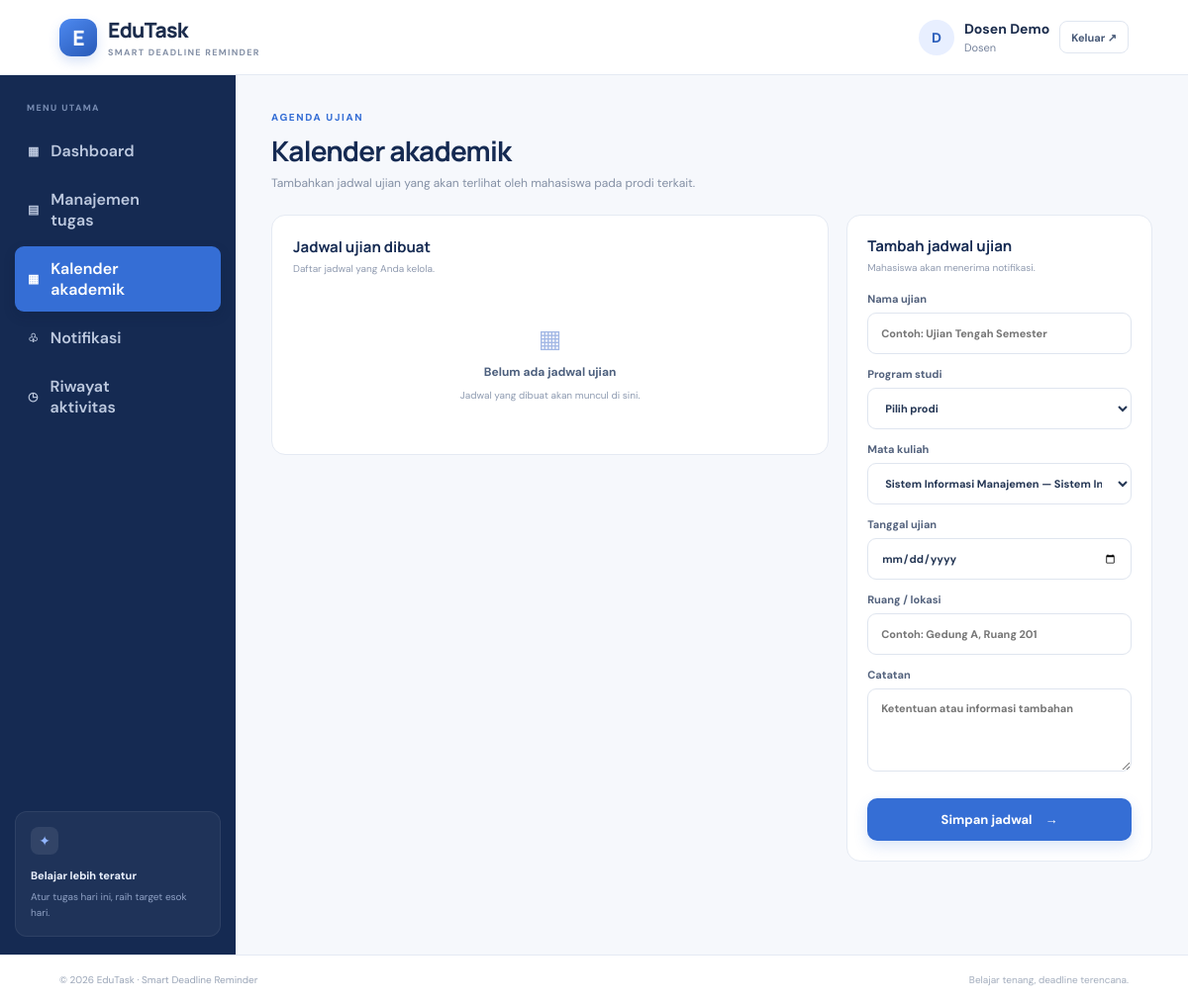
The page /dosen/kalender (signed in) on the database its author committed.
### tables this page shows
CREATE TABLE users (
          id INTEGER PRIMARY KEY AUTOINCREMENT, name TEXT NOT NULL, prodi TEXT NOT NULL,
          nim TEXT UNIQUE NOT NULL, password_hash TEXT NOT NULL, role TEXT NOT NULL,
          payment_status TEXT NOT NULL DEFAULT 'aktif', created_at TEXT NOT NULL
        );

### app.py (the view, shortened to what this page needs)
@app.route("/dosen/kalender", methods=["GET", "POST"])
def d_calendar():
    r = login_required("dosen")
    if r:
        return r
    u = current_user()
    with db() as c:
        courses = c.execute(
            "SELECT * FROM lecturer_courses WHERE lecturer_id=? ORDER BY prodi,course",
            (u["id"],),
        ).fetchall()
    with db() as c:
        exams = c.execute(
            "SELECT * FROM exams WHERE lecturer_id=? ORDER BY exam_date", (u["id"],)
        ).fetchall()
    return render_template("pages/dosen/calendar.html", courses=courses, exams=exams)

### app.py (called while the page is built)
def db():
    con = sqlite3.connect(DB_PATH)
    con.row_factory = sqlite3.Row
    con.execute("PRAGMA foreign_keys = ON")
    return con

def current_user():
    uid = session.get("user_id")
    if not uid:
        return None
    with db() as c:
        return c.execute("SELECT * FROM users WHERE id=?", (uid,)).fetchone()

def login_required(role=None):
    u = current_user()
    if not u:
        flash("Silakan masuk terlebih dahulu.", "error")
        return redirect(url_for("index"))
    if role and u["role"] != role:
        abort(403)
    return None

@app.context_processor
def common_context():
    u = current_user()
    return {
        "user": u,
        "today": date.today().isoformat(),
        "PRODI": PRODI,
        "COURSES": COURSES,
    }

### templates/pages/dosen/calendar.html (shortened to what this page needs)
{% extends "base.html" %}{% block content %}
<div class="page-heading">
    <div>
        <span class="eyebrow">AGENDA UJIAN</span>
        <h1>Kalender akademik</h1>
        <p>
            Tambahkan jadwal ujian yang akan terlihat oleh mahasiswa pada prodi
            terkait.
        </p>
    </div>
</div>
<div class="content-grid">
    <section class="panel">
        <div class="panel-heading">
            <div>
                <h2>Jadwal ujian dibuat</h2>
                <p>Daftar jadwal yang Anda kelola.</p>
            </div>
        </div>
        {% for e in exams %}
            <div class="event-row">
                <div class="event-date">
                    <b>{{ e.exam_date[-2:] }}</b><small>{{ e.exam_date[5:7] }}/{{ e.exam_date[:4] }}</small>
                </div>
                <div class="event-info">
                    <b>{{ e.title }}</b><small>{{ e.course }} · {{ e.prodi }}</small><small>{{ e.location or 'Lokasi belum ditentukan' }}{% if e.notes %} · {{
                        e.notes }}{% endif %}</small>
                        </div>
                        <span class="pill pill-purple">Ujian</span>
                        </div>
                    {% else %}
                        <div class="empty-state">
                            <div>▦</div>
                            <b>Belum ada jadwal ujian</b>
                            <p>Jadwal yang dibuat akan muncul di sini.</p>
                        </div>
                    {% endfor %}
                </section>
                <section class="panel form-panel">
                    <div class="panel-heading">
                        <div>
                            <h2>Tambah jadwal ujian</h2>
                            <p>Mahasiswa akan menerima notifikasi.</p>
                        </div>
                    </div>
                    <form method="post" class="stack-form">
                        <label>
                            Nama ujian<input name="title"
       required
       placeholder="Contoh: Ujian Tengah Semester" /></label><label>Program studi<select name="prodi" required>
                            <option value="">Pilih prodi</option>
                            </select></label><label>Mata kuliah<select name="course" required>
                            {% for c in courses %}
                                <option value="{{ c.course }}">{{ c.course }} — {{ c.prodi }}</option>
                            {% endfor %}
                            </select></label><label>Tanggal ujian<input type="date" name="exam_date" min="{{ today }}" required /></label><label>Ruang / lokasi<input name="location" placeholder="Contoh: Gedung A, Ruang 201" /></label><label>Catatan<textarea name="notes" rows="3" placeholder="Ketentuan atau informasi tambahan"></textarea></label><button class="btn btn-primary btn-full">
                            Simpan jadwal <span>→</span>
                            </button>
                        </form>
                    </section>
                </div>
            {% endblock %}

### templates/base.html (shortened to what this page needs)
<!DOCTYPE html><html lang="id"><head><link rel="stylesheet" href="{{ url_for('static', filename='style.css') }}"></head><body>
<header class="topbar"><a class="brand" href="{{ url_for('index') }}"><span class="brand-icon">E</span><span>EduTask<small>SMART DEADLINE REMINDER</small></span></a>{% if user %}<div class="top-user"><span class="avatar">{{ user['name'][0]|upper }}</span><span><b>{{ user['name'] }}</b><small>{{ {'mahasiswa':'Mahasiswa','dosen':'Dosen','admin':'Administrator'}[user['role']] }}</small></span><a class="btn btn-ghost btn-sm" href="{{ url_for('logout') }}">Keluar ↗</a></div>{% else %}<div class="top-links"><a href="{{ url_for('login') }}">Masuk</a><a class="btn btn-primary btn-sm" href="{{ url_for('m_register') }}">Mulai sekarang</a></div>{% endif %}</header>
{% if user and user["role"] in ["mahasiswa","dosen"] %}<div class="app-shell"><aside class="sidebar"><div class="side-label">MENU UTAMA</div>{% if user["role"]=="mahasiswa" %}<a class="side-link {% if request.endpoint=='m_dashboard' %}active{% endif %}"
   href="{{ url_for('m_dashboard') }}">▦ <span>Dashboard</span></a><a class="side-link {% if request.endpoint=='m_tasks' %}active{% endif %}"
   href="{{ url_for('m_tasks') }}">▤ <span>Tugas saya</span></a><a class="side-link {% if request.endpoint=='m_calendar' %}active{% endif %}"
   href="{{ url_for('m_calendar') }}">▦ <span>Kalender akademik</span></a><a class="side-link {% if request.endpoint=='m_notifications' %}active{% endif %}"
   href="{{ url_for('m_notifications') }}">♧ <span>Notifikasi</span></a><a class="side-link {% if request.endpoint=='m_history' %}active{% endif %}"
   href="{{ url_for('m_history') }}">◷ <span>Riwayat</span></a>{% else %}<a class="side-link {% if request.endpoint=='d_dashboard' %}active{% endif %}"
   href="{{ url_for('d_dashboard') }}">▦ <span>Dashboard</span></a><a class="side-link {% if request.endpoint=='d_tasks' %}active{% endif %}"
   href="{{ url_for('d_tasks') }}">▤ <span>Manajemen tugas</span></a><a class="side-link {% if request.endpoint=='d_calendar' %}active{% endif %}"
   href="{{ url_for('d_calendar') }}">▦ <span>Kalender akademik</span></a><a class="side-link {% if request.endpoint=='d_notifications' %}active{% endif %}"
   href="{{ url_for('d_notifications') }}">♧ <span>Notifikasi</span></a><a class="side-link {% if request.endpoint=='d_history' %}active{% endif %}"
   href="{{ url_for('d_history') }}">◷ <span>Riwayat aktivitas</span></a>{% endif %}<div class="sidebar-bottom"><div class="mini-logo">✦</div><b>Belajar lebih teratur</b><p>Atur tugas hari ini, raih target esok hari.</p></div></aside><main class="main-content">{% else %}<main class="public-main">{% endif %}
{% block content %}{% endblock %}</main>{% if user and user["role"] in ["mahasiswa","dosen"] %}</div>{% endif %}<footer class="footer">© 2026 EduTask · Smart Deadline Reminder <span>Belajar tenang, deadline terencana.</span></footer></body></html>

### rows shown on the page
users: name "D", name "Dosen Demo", role "Dosen"

### other values the page prints
form field course "Sistem Informasi Manajemen — Sistem Informasi"
